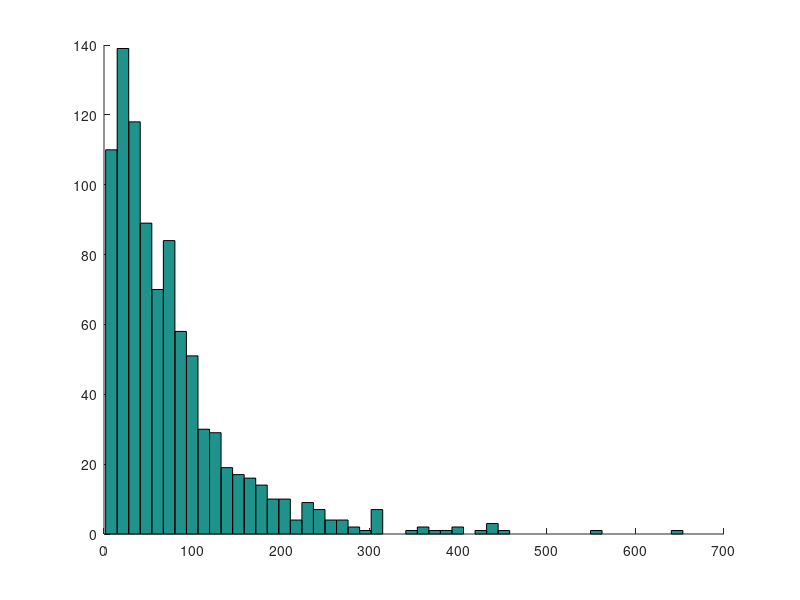

This chart was generated by the following MATLAB code:
% Poisson psike train with refractoriness
clear; clf; hold on;
fr_mean=15/1000;

% Generate presynpatic Poisson spike trains.
lambda=1/fr_mean;
ns=1000;
isi1=-lambda.*log(rand(ns,1));

% Delete spikes in refractory period
is=0; for i=1:ns;
    if rand>exp(-isi1(i)^2/32);
        is=is+1;
        isi(is)=isi1(i);
    end
end

hist(isi, 50);
cv=std(isi)/mean(isi);
